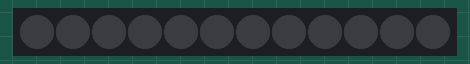
A sketch run on a simulated Arduino Uno, built with avr-gcc and run on an emulated ATmega328P. Shown: 12 RGB LEDs in strip order, left to right.

Above: at 0.1 s.
At 1.6 s:
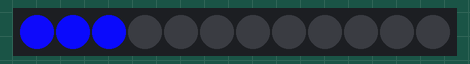
At 2.6 s:
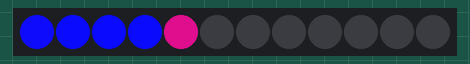
At 3.1 s:
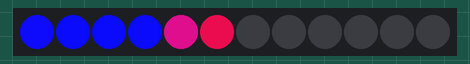
At 4.6 s:
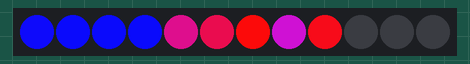
At 6.1 s:
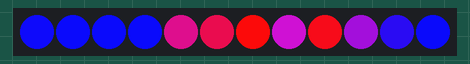

The sketch:

test_code_for_one_Analemma.ino
```cpp
#include <Adafruit_NeoPixel.h>
#ifdef __AVR__
#include <avr/power.h>
#endif
#define PIN 2
#define NUMPIXELS 12

Adafruit_NeoPixel pixels(NUMPIXELS, PIN, NEO_GRBW + NEO_KHZ800);
#define DELAYVAL 500

int counter=0;
uint32_t red = pixels.Color(255, 0, 0,0);
uint32_t green = pixels.Color(0, 255, 0,0);
uint32_t blue = pixels.Color(0, 0, 255,0);
uint32_t rgb[]={red,green,blue};
//float avgtemp2112[]={1.2, 0.8, 3.6, 15.1, 17, 20.7 , 26.8 , 13.6 , 25.2, 11.7 , 3.9 , 0.9};
float avgtemp2112[]={1.2, 0.8, 0.8, 0.8, 17, 20.7 , 26.8 , 13.6 , 25.2, 11.7 , 3.9 , 0.9};

void setup() {

  pixels.begin();

}

void loop() {
  pixels.clear();
  pixels.show();
  for(int i=0;i<12;i++){
    pixels.setPixelColor(i,255/26*(avgtemp2112[i]-0.8),0,255/26*(26.8-avgtemp2112[i]),10);
    delay(DELAYVAL);
    pixels.show();
  }

  delay(3*DELAYVAL);
}
```

Measured:
- by itself, everything shown: repeats every 7.5 s, in 13 steps
- what the display in image 1 shows lasts 0.5 s, from 1.5 s to 2.0 s
- what the display in image 5 shows lasts 1.5 s, from 6.0 s to 7.5 s
